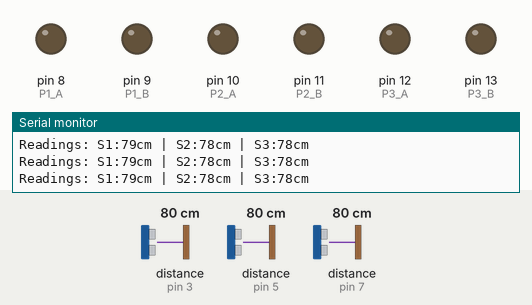
Simulated run of this sketch. Board: Arduino Uno, built with avr-gcc and run on an emulated ATmega328P. Parts: output pins drawn as LEDs (lit = HIGH), the last lines printed to the serial monitor. Wiring (inferred from the names in the program): 3 × ultrasonic range finder: trigger pin 2, echo pin 3 / trigger pin 4, echo pin 5 / trigger pin 6, echo pin 7. The test bench sets the inputs (shaded band); at power-on: distance to the obstacle (sensors on pin 3, pin 5, pin 7) 80 cm. The echo pulse lasts 58.3 µs per cm; pins used as bus, display or sensor lines are not drawn.

Above: at 2.2 s.
2.3 s: distance to the obstacle (sensor on pin 3) set to 22 cm
3.8 s: distance to the obstacle (sensor on pin 3) set to 18 cm
At 4.5 s:
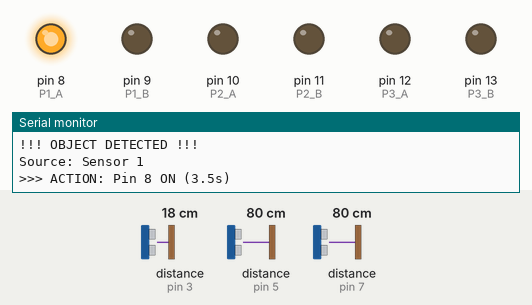
At 13.4 s:
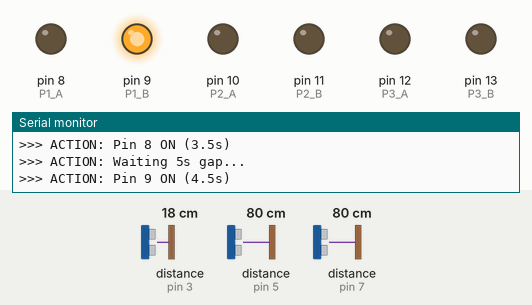
Timing chart, 0 to 57.1 s (numbered marks = the images above; inputs shaded):
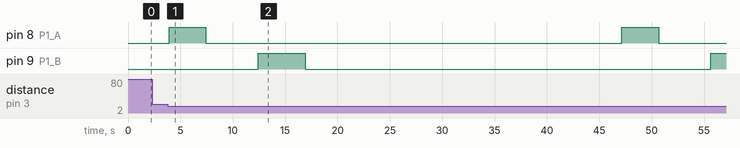

Measured:
- the behaviour switches between 21 and 20 cm on distance to the obstacle (sensor on pin 3) (found by bisection; images 0 and 1)
- after the input at 3.8 s, pin 8 (P1_A): alternates HIGH for 3.5 s and LOW for 39.7 s, starting after 0.14 s; pin 9 (P1_B): LOW → HIGH after 8.6 s, → LOW 4.5 s later, → HIGH 38.7 s later

The sketch:

bin_flap_controller.ino
```cpp
// --- SENSOR PINS ---
const int S1_Trig = 2, S1_Echo = 3;
const int S2_Trig = 4, S2_Echo = 5;
const int S3_Trig = 6, S3_Echo = 7;

// --- OUTPUT PINS ---
// Pair 1 (Linked to Sensor 1)
const int P1_A = 8;
const int P1_B = 9;

// Pair 2 (Linked to Sensor 2)
const int P2_A = 10;
const int P2_B = 11;

// Pair 3 (Linked to Sensor 3)
const int P3_A = 12;
const int P3_B = 13;

const int detectionRange = 20; // cm

void setup() {
  Serial.begin(9600);

  // Initialize Sensors
  pinMode(S1_Trig, OUTPUT); pinMode(S1_Echo, INPUT);
  pinMode(S2_Trig, OUTPUT); pinMode(S2_Echo, INPUT);
  pinMode(S3_Trig, OUTPUT); pinMode(S3_Echo, INPUT);

  // Initialize Outputs
  pinMode(P1_A, OUTPUT); pinMode(P1_B, OUTPUT);
  pinMode(P2_A, OUTPUT); pinMode(P2_B, OUTPUT);
  pinMode(P3_A, OUTPUT); pinMode(P3_B, OUTPUT);

  // Turn all outputs OFF initially
  resetAllPins();

  Serial.println("--- SYSTEM READY ---");
  delay(1000);
}

void loop() {
  // 1. Read Sensors
  int dist1 = getDistance(S1_Trig, S1_Echo);
  delay(10); // interference protection
  int dist2 = getDistance(S2_Trig, S2_Echo);
  delay(10);
  int dist3 = getDistance(S3_Trig, S3_Echo);

  // 2. PRINT STATUS (Every loop cycle)
  printStatus(dist1, dist2, dist3);

  // 3. CHECK TRIGGERS

  // Check Sensor 1
  if (dist1 > 0 && dist1 < detectionRange) {
    printTriggerMessage(1, S1_Trig, S1_Echo);
    runSequence(P1_A, P1_B);
  }
  // Check Sensor 2
  else if (dist2 > 0 && dist2 < detectionRange) {
    printTriggerMessage(2, S2_Trig, S2_Echo);
    runSequence(P2_A, P2_B);
  }
  // Check Sensor 3
  else if (dist3 > 0 && dist3 < detectionRange) {
    printTriggerMessage(3, S3_Trig, S3_Echo);
    runSequence(P3_A, P3_B);
  }

  delay(100); // Update speed (0.1 seconds)
}

// --- THE SEQUENCE FUNCTION ---
void runSequence(int activePinA, int activePinB) {

  // 1. First Pin ON (3.5s)
  Serial.print(">>> ACTION: Pin "); Serial.print(activePinA); Serial.println(" ON (3.5s)");
  digitalWrite(activePinA, HIGH);
  delay(3500);

  // 1b. First Pin OFF
  digitalWrite(activePinA, LOW);

  // 2. Wait 5s
  Serial.println(">>> ACTION: Waiting 5s gap...");
  delay(5000);

  // 3. Second Pin ON (4.5s)
  Serial.print(">>> ACTION: Pin "); Serial.print(activePinB); Serial.println(" ON (4.5s)");
  digitalWrite(activePinB, HIGH);
  delay(4500);

  // 3b. Second Pin OFF
  digitalWrite(activePinB, LOW);

  // 4. Lockout 30s
  Serial.println(">>> LOCKOUT: System Paused for 30s...");
  delay(30000);

  Serial.println(">>> SYSTEM RESUMING...");
}

// --- VISUALIZATION HELPERS ---

void printStatus(int d1, int d2, int d3) {
  // Prints: "S1: 145cm | S2: 12cm | S3: 0cm"
  Serial.print("Readings: S1:");
  Serial.print(d1);
  Serial.print("cm | S2:");
  Serial.print(d2);
  Serial.print("cm | S3:");
  Serial.print(d3);
  Serial.println("cm");
}

void printTriggerMessage(int sensorNum, int trig, int echo) {
    Serial.println("\n--------------------------------");
    Serial.println("!!! OBJECT DETECTED !!!");
    Serial.print("Source: Sensor ");
    Serial.println(sensorNum);
}

void resetAllPins() {
  digitalWrite(P1_A, LOW); digitalWrite(P1_B, LOW);
  digitalWrite(P2_A, LOW); digitalWrite(P2_B, LOW);
  digitalWrite(P3_A, LOW); digitalWrite(P3_B, LOW);
}

int getDistance(int trig, int echo) {
  digitalWrite(trig, LOW); delayMicroseconds(2);
  digitalWrite(trig, HIGH); delayMicroseconds(10);
  digitalWrite(trig, LOW);
  long duration = pulseIn(echo, HIGH);
  return duration * 0.034 / 2;
}
```
